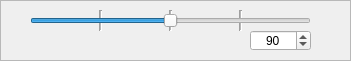
  <widget class="QFrame" name="fraHeadPan">
   <property name="geometry">
    <rect>
     <x>10</x>
     <y>100</y>
     <width>351</width>
     <height>61</height>
    </rect>
   </property>
   <property name="minimumSize">
    <size>
     <width>141</width>
     <height>41</height>
    </size>
   </property>
   <property name="frameShape">
    <enum>QFrame::StyledPanel</enum>
   </property>
   <property name="frameShadow">
    <enum>QFrame::Plain</enum>
   </property>
   <property name="lineWidth">
    <number>1</number>
   </property>
   <widget class="QSlider" name="head_rotation_slider">
    <property name="geometry">
     <rect>
      <x>30</x>
      <y>0</y>
      <width>281</width>
      <height>41</height>
     </rect>
    </property>
    <property name="maximum">
     <number>180</number>
    </property>
    <property name="sliderPosition">
     <number>90</number>
    </property>
    <property name="orientation">
     <enum>Qt::Horizontal</enum>
    </property>
    <property name="tickPosition">
     <enum>QSlider::NoTicks</enum>
    </property>
   </widget>
   <widget class="Line" name="line_2">
    <property name="geometry">
     <rect>
      <x>230</x>
      <y>10</y>
      <width>20</width>
      <height>21</height>
     </rect>
    </property>
    <property name="lineWidth">
     <number>1</number>
    </property>
    <property name="midLineWidth">
     <number>1</number>
    </property>
    <property name="orientation">
     <enum>Qt::Vertical</enum>
    </property>
   </widget>
   <widget class="Line" name="line_1">
    <property name="geometry">
     <rect>
      <x>90</x>
      <y>10</y>
      <width>20</width>
      <height>21</height>
     </rect>
    </property>
    <property name="lineWidth">
     <number>1</number>
    </property>
    <property name="midLineWidth">
     <number>1</number>
    </property>
    <property name="orientation">
     <enum>Qt::Vertical</enum>
    </property>
   </widget>
   <widget class="Line" name="line_3">
    <property name="geometry">
     <rect>
      <x>160</x>
      <y>10</y>
      <width>20</width>
      <height>21</height>
     </rect>
    </property>
    <property name="lineWidth">
     <number>1</number>
    </property>
    <property name="midLineWidth">
     <number>1</number>
    </property>
    <property name="orientation">
     <enum>Qt::Vertical</enum>
    </property>
   </widget>
   <widget class="QSpinBox" name="boxHeadPan_neck_angle">
    <property name="geometry">
     <rect>
      <x>250</x>
      <y>30</y>
      <width>61</width>
      <height>21</height>
     </rect>
    </property>
    <property name="wrapping">
     <bool>false</bool>
    </property>
    <property name="alignment">
     <set>Qt::AlignCenter</set>
    </property>
    <property name="buttonSymbols">
     <enum>QAbstractSpinBox::UpDownArrows</enum>
    </property>
    <property name="keyboardTracking">
     <bool>false</bool>
    </property>
    <property name="showGroupSeparator" stdset="0">
     <bool>false</bool>
    </property>
    <property name="maximum">
     <number>180</number>
    </property>
    <property name="value">
     <number>90</number>
    </property>
    <property name="displayIntegerBase">
     <number>10</number>
    </property>
   </widget>
   <zorder>line_2</zorder>
   <zorder>line_3</zorder>
   <zorder>line_1</zorder>
   <zorder>head_rotation_slider</zorder>
   <zorder>boxHeadPan_neck_angle</zorder>
  </widget>
